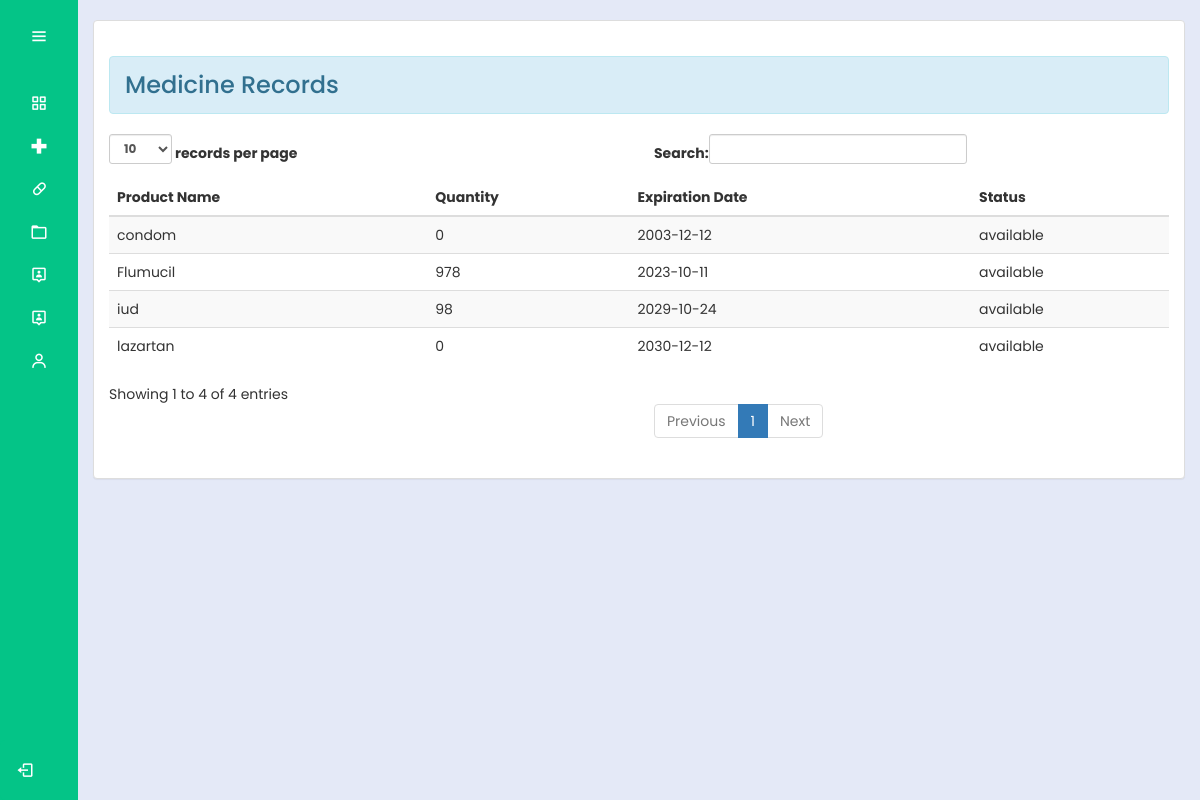
The page /admin/medicinerecords.php (signed in) on the database its author committed.
### tables this page shows
CREATE TABLE `medicines` (
  `productId` int(30) NOT NULL,
  `productName` varchar(100) NOT NULL,
  `sponsor` varchar(100) NOT NULL,
  `unit` varchar(100) NOT NULL,
  `batch` varchar(100) NOT NULL,
  `quantity1` int(10) NOT NULL,
  `total` int(10) NOT NULL,
  `expDate` date NOT NULL,
  `status` varchar(100) NOT NULL
);

### admin/medicinerecords.php (the view, shortened to what this page needs)
<?php
@include "../connection/connect.php";
if(isset($_SESSION['user_data'])){
?>
<!DOCTYPE html>
<html lang="en">
<head>
  <link rel="stylesheet" href="../cssmainmenu/style.css">
  <link href='https://unpkg.com/boxicons@2.1.4/css/boxicons.min.css' rel='stylesheet'>
  <link rel = "stylesheet" type = "text/css" href = "../css/bootstrap.css " />
	<link rel = "stylesheet" type = "text/css" href = "../css/style.css" />
</head>
<body>
<?php try {
    include_once('side_menu.php');
} catch (Exception $e) {
    echo "Error: " . $e->getMessage();
}
 ?>
  <section class="home-section">
  <br>
  <div class="container-fluid">
		<div class="panel panel-default">
			<div class="panel-body">
     <h3> <div class = "alert alert-info">Medicine Records</div></h3>
				<table id="table" class = "table table-striped">
					<thead>
						<tr>
							<th>Product Name</th>
							<th>Quantity</th>
							<th>Expiration Date</th>
							<th>Status</th>
						</tr>
					</thead>
					<tbody>
						<?php
							$query = $mysqli->query("SELECT * FROM `medicines`") or die(mysqli_error());
							while ($fetch = $query->fetch_array()) {
							?>
								<tr>
									<td><?php echo $fetch['productName'] ?></td>
									<td><?php echo $fetch['total'] ?></td>
									<td><?php echo $fetch['expDate'] ?></td>
                  <td><?php echo $fetch['status'] ?></td>
						<?php
							}
						?>
					</tbody>
				</table>
			</div>
		</div>
	</div>
  </section>
</body>
</html>
<?php
}
else{
	header("Location:.././index.php?error=UnAuthorized Access");
}

### admin/side_menu.php (shortened to what this page needs)
<div class="sidebar">
   <div class="logo_details">
     <i class="bx bx-menu" id="btn"></i>
   </div>
   <ul class="nav-list">
     <li>
       <a href="Dashboard.php">
         <i class="bx bx-grid-alt"></i>
       </a>
     </li>
     <li>
       <a href="medicinerecords.php">
         <i class="bx bx-plus-medical"></i>
       </a>
     </li>
     <li>
       <a href="Contraceptives.php">
         <i class="bx bx-capsule"></i>
       </a>
     </li>
     <li>
       <a href="records.php">
         <i class="bx bx-folder"></i>
       </a>
     </li>
     <li>
         <a href="RegisteredUserAdmin.php">
           <i class="bx bx-user-pin"></i>
         </a>
     </li>
       <li>
         <a href="account.php">
           <i class="bx bx-user-pin"></i>
         </a>
       </li>
       <li>
        <a href="settings.php?id=<?php echo $_SESSION['user_data']['id']; ?>">
         <i class="bx bx-user"></i>
       </a>
     </li>
     <li class="profile">
         <div class="profile_details">
         </div>
         <a href="../logout.php" id="log_out">
         <i class="bx bx-log-out"></i>
     </a>
     </li>
   </ul>
 </div>

### cssmainmenu/style.css (style rules this page uses)
:root { --color-default: #04c487; --color-second:#04c487; --color-white:#fff; --color-body:#e4e9f7; --color-light:#e0e0e0; }
* { padding: 0%; margin: 0%; box-sizing: border-box; font-family: 'Poppins', sans-serif; }
body { min-height: 100vh; }
.sidebar { min-height: 100vh; width: 78px; padding: 6px 14px; z-index: 99; background-color: var(--color-default); transition: all .5s ease; position: fixed; top:0; left: 0; }
.sidebar .logo_details { height: 60px; display: flex; align-items: center; position: relative; }
.sidebar .logo_details #btn { position: absolute; top:50%; right: 0; transform: translateY(-50%); font-size: 20px; text-align: center; cursor: pointer; transition: all .5s ease; }
.sidebar i { color:var(--color-white); height: 60px; line-height: 60px; min-width: 50px; font-size: 25px; text-align: center; }
.sidebar .nav-list { margin-top: 20px; height: 100%; }
.sidebar li { position: relative; margin:8px 0; list-style: none; }
.sidebar li a { display: flex; height: 100%; width: 100%; align-items: center; text-decoration: none; background-color: var(--color-default); position: relative; transition: all .5s ease; z-index: 12; }
.sidebar li a::after { content: ""; position: absolute; width: 100%; height: 100%; transform: scaleX(0); background-color: var(--color-white); border-radius: 5px; transition: transform 0.3s ease-in-out; transform-origin: left; z-index: -2; }
.sidebar li i { height: 35px; line-height: 35px; font-size: 18px; border-radius: 5px; }
.sidebar li.profile { position: fixed; height: 60px; width: 78px; left: 0; bottom:-8px; padding:10px 14px; overflow: hidden; transition: all .5s ease; }
.sidebar .profile .profile_details { display: flex; align-items: center; flex-wrap: nowrap; }
.sidebar .profile #log_out { position: absolute; top:50%; right: 0; transform: translateY(-50%); background-color: var(--color-second); width: 100%; height: 60px; line-height: 60px; border-radius: 5px; cursor: pointer; transition: all 0.5s ease; }
.home-section { position: relative; background-color: var(--color-body); min-height: 100vh; top:0; left:78px; width: calc(100% - 78px); transition: all .5s ease; z-index: 2; }

### rows shown on the page
medicines: productName "condom", total "0", expDate "2003-12-12", status "available"
medicines: productName "lazartan", total "0", expDate "2030-12-12", status "available"
medicines: productName "iud", total "98", expDate "2029-10-24", status "available"
medicines: productName "Flumucil", total "978", expDate "2023-10-11", status "available"
